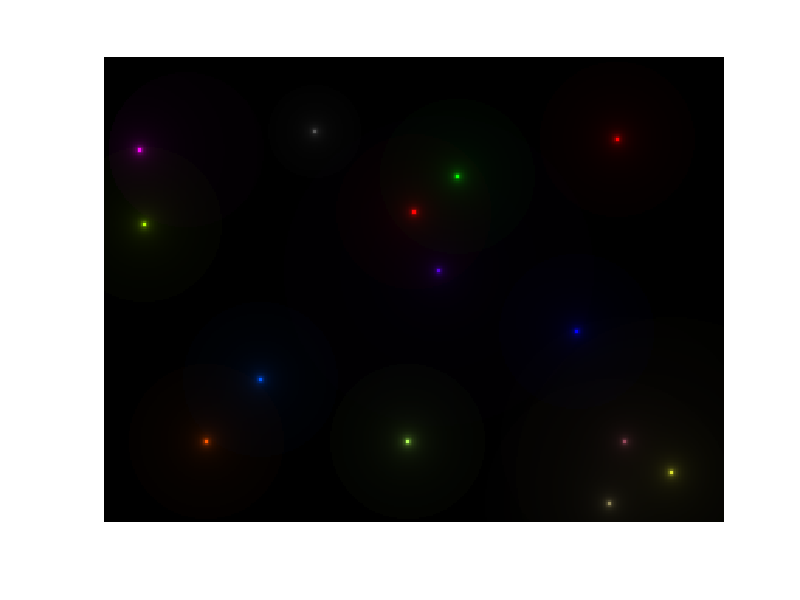

The MATLAB script that drew this image:
n=300;
m=400;

fig = zeros(n,m,3);

for i=1:n
    for j=1:m
        if(norm([i j] - [100.5 200.5])<=50)
            fig(i,j,1) = fig(i,j,1) + 3*(1/norm([i j] - [100.5 200.5]))/4;
        end
        if(norm([i j] - [77.5 228.5])<=50)
            fig(i,j,2) = fig(i,j,2) + 3*(1/norm([i j] - [77.5 228.5]))/4;
        end
        if(norm([i j] - [60.5 53.5])<=50)
            fig(i,j,1) = fig(i,j,1) + 3*(1/norm([i j] - [60.5 23.5]))/4;
            fig(i,j,3) = fig(i,j,3) + 3*(1/norm([i j] - [60.5 23.5]))/4;
        end
        if(norm([i j] - [208.5 101.5])<=50)
            fig(i,j,2) = fig(i,j,2) + 1*(1/norm([i j] - [208.5 101.5]))/4;
            fig(i,j,3) = fig(i,j,3) + 3*(1/norm([i j] - [208.5 101.5]))/4;
        end
        if(norm([i j] - [177.5 305.5])<=50)
            fig(i,j,3) = fig(i,j,3) + 3*(1/norm([i j] - [177.5 305.5]))/4;
        end
        if(norm([i j] - [53.5 331.5])<=50)
            fig(i,j,1) = fig(i,j,1) + 3*(1/norm([i j] - [53.5 331.5]))/4;
        end
        if(norm([i j] - [248.5 66.5])<=50)
            fig(i,j,1) = fig(i,j,1) + 3*(1/norm([i j] - [248.5 66.5]))/4;
            fig(i,j,2) = fig(i,j,2) + 1*(1/norm([i j] - [248.5 66.5]))/4;
        end
        if(norm([i j] - [108.5 26.5])<=50)
            fig(i,j,1) = fig(i,j,1) + 2*(1/norm([i j] - [108.5 26.5]))/4;
            fig(i,j,2) = fig(i,j,2) + 8*(1/norm([i j] - [108.5 26.5]))/11;
        end
        if(norm([i j] - [248.5 196.5])<=50)
            fig(i,j,1) = fig(i,j,1) + 2*(1/norm([i j] - [248.5 196.5]))/4;
            fig(i,j,2) = fig(i,j,2) + 3*(1/norm([i j] - [248.5 196.5]))/4;
            fig(i,j,3) = fig(i,j,3) + 1*(1/norm([i j] - [248.5 196.5]))/4;
        end
        if(norm([i j] - [48.5 136.5])<=30)
            fig(i,j,1) = fig(i,j,1) + 1*(1/norm([i j] - [48.5 136.5]))/4;
            fig(i,j,2) = fig(i,j,2) + 1*(1/norm([i j] - [48.5 136.5]))/4;
            fig(i,j,3) = fig(i,j,3) + 1*(1/norm([i j] - [48.5 136.5]))/4;
        end
        if(norm([i j] - [248.5 336.5])<=80)
            fig(i,j,1) = fig(i,j,1) + 2*(1/norm([i j] - [248.5 336.5]))/5;
            fig(i,j,2) = fig(i,j,2) + 3*(1/norm([i j] - [248.5 336.5]))/16;
            fig(i,j,3) = fig(i,j,3) + 1*(1/norm([i j] - [248.5 336.5]))/4;
        end
        if(norm([i j] - [288.5 326.5])<=80)
            fig(i,j,1) = fig(i,j,1) + 2*(1/norm([i j] - [288.5 326.5]))/5;
            fig(i,j,2) = fig(i,j,2) + 3*(1/norm([i j] - [288.5 326.5]))/8;
            fig(i,j,3) = fig(i,j,3) + 1*(1/norm([i j] - [288.5 326.5]))/4;
        end
        if(norm([i j] - [268.5 366.5])<=100)
            fig(i,j,1) = fig(i,j,1) + 3*(1/norm([i j] - [268.5 366.5]))/5;
            fig(i,j,2) = fig(i,j,2) + 5*(1/norm([i j] - [268.5 366.5]))/8;
            fig(i,j,3) = fig(i,j,3) + 1*(1/norm([i j] - [268.5 366.5]))/8;
        end
        if(norm([i j] - [138.5 216.5])<=100)
            fig(i,j,1) = fig(i,j,1) + 3*(1/norm([i j] - [138.5 216.5]))/13;
            fig(i,j,3) = fig(i,j,3) + 5*(1/norm([i j] - [138.5 216.5]))/8;
        end
    end
end

imshow(fig)